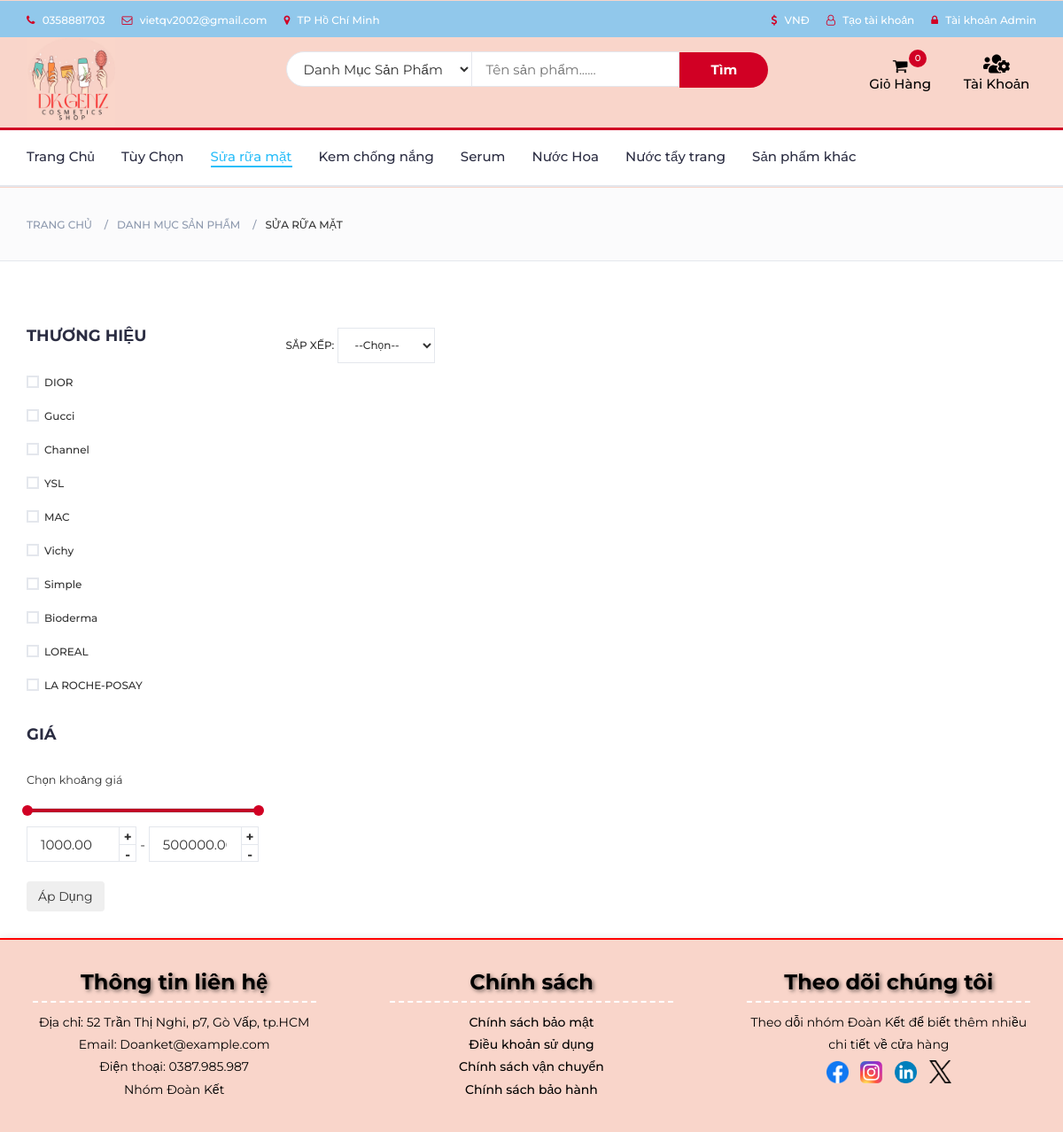
Page /?act=category&id=1 on the committed database.
### tables this page shows
CREATE TABLE `theloai` (
  `id` int(10) UNSIGNED NOT NULL,
  `ten_tl` varchar(191) NOT NULL,
  `tong_sp` int(11) NOT NULL,
  `ngay_tao` timestamp NOT NULL DEFAULT current_timestamp(),
  `ngay_sua` timestamp NULL DEFAULT current_timestamp()
);

### db/dbhelper.php (called while the page is built, shortened)
<?php
function executeResult($sql){
    $con=mysqli_connect(HOST,USERNAME,PASSWORD,DATABASE);
    $result=mysqli_query($con,$sql);
    $data =[];
    if($result != null){
        while($row =mysqli_fetch_array($result, 1)){
            $data[]=$row;
        }
    }
     return $data;
}
function executeSingleResult($sql){
    $con=mysqli_connect(HOST,USERNAME,PASSWORD,DATABASE);
    $result=mysqli_query($con,$sql);
    $row=null;
    if($result != null){
        $row =mysqli_fetch_array($result, 1);
    }
     return $row;
}

### index.php (the view, shortened to what this page needs)
<?php
    require_once('db/dbhelper.php');
    $act='';
    $id=0;
    if(isset($_GET['act'])){
        $act=$_GET['act'];
    }
    if(isset($_GET['id'])){
        $id=$_GET['id'];
    }
    if ($act == 'category' || $id > 0) {
        $sql = 'SELECT ten_tl FROM theloai WHERE id=' . $id;
        $cate = executeSingleResult($sql);
        if ($cate && isset($cate['ten_tl'])) {
            $title = $cate['ten_tl'];
        } else {
            $title = 'Không tìm thấy danh mục';
        }
    }
?>
<!DOCTYPE html>
<html lang="en">
<head>
    <link type="text/css" rel="stylesheet" href="css/bootstrap.min.css"/>
    <link type="text/css" rel="stylesheet" href="css/slick.css"/>
    <link type="text/css" rel="stylesheet" href="css/slick-theme.css"/>
    <link type="text/css" rel="stylesheet" href="css/nouislider.min.css"/>
    <link rel="stylesheet" href="css/font-awesome.min.css">
    <link type="text/css" rel="stylesheet" href="css/style.css"/>
</head>
<body>
        <div id="wapper">
                <div id="header">
                    <?php require_once('frontend/header.php'); ?>
                </div>
                <div id="content">
                <?php require_once('frontend/content.php'); ?>
                </div>
                <div id="footer">
                <?php require_once('frontend/footer.php'); ?>
                </div>
        </div>
</body>
</html>

### frontend/header.php (shortened to what this page needs)
<div id="top-header">
		<header>
				<div class="container">
					<ul class="header-links pull-left">
						<li><a href="#"><i class="fa fa-phone"></i> 0358881703</a></li>
						<li><a href="#"><i class="fa fa-envelope-o"></i> vietqv2002@gmail.com</a></li>
						<li><a href="#"><i class="fa fa-map-marker"></i> TP Hồ Chí Minh</a></li>
					</ul>
					<ul class="header-links pull-right">
						<li><a href="#"><i class="fa fa-dollar"></i> VNĐ</a></li>
						<?php
							if(isset($_SESSION['ten_dangnhap'])){
								 $ten_dangnhap=$_SESSION['ten_dangnhap'];
								 echo '<li><a href="?act=my_account"><i class="fa fa-user-o"></i> Xin chào, '.$ten_dangnhap.'!</a></li>';
							}
								else echo '<li><a href="index.php?act=register"><i class="fa fa-user-o"></i> Tạo tài khoản</a></li>';
						?>
						<li><a href="admin/index.php"><i class="fa fa-lock" aria-hidden="true"></i> Tài khoản Admin</a></li>
					</ul>
				</div>
			</div>
			<div id="header">
				<div class="container">
					<div class="row">
						<div class="col-md-3">
							<div class="header-logo">
								<a href="index.php" class="logo">
									<img src="./img/LOGO.jpg" alt="" width=100px>
								</a>
							</div>
						</div>
						<div class="col-md-6" >
							<div class="header-search">
								<form method="get" >
									<select class="input-select" onchange="location = this.value;" style="border-radius:50px 0 0px 50px">
										<option value="0">Danh Mục Sản Phẩm</option>
										<?php
										$sql='select id, ten_tl from theloai';
										$list=executeResult($sql);
										?>
									</select>
									<input class="input" name="search" placeholder="Tên sản phẩm......" required>
									<button class="search-btn" style="border-radius:0px 50px 50px 0px;">Tìm</button>
								</form>
							</div>
						</div>
						<div class="col-md-3 clearfix">
							<div class="header-ctn">
								<?php
									$qty=0;
								?>
								<div class="">
									<a href="?act=cart">
										<i class="fa fa-shopping-cart" style="color: black;"></i>
										<span style=" font-size: 15px; color: black;">Giỏ Hàng</span>
										<div class="qty" id="qtyPro"><?=$qty?></div>
									</a>
								</div>
								<div class="dropdown">
									<a class="dropdown-toggle" data-toggle="dropdown" aria-expanded="true">
										<i style="color: black;"><img src="img/users-cog-solid.svg" alt="XYZ" style=" width:30px;" /></i>
										<span style=" font-size: 15px; color: black;">Tài Khoản</span>
									</a>
								</div>
							</div>
						</div>
					</div>
				</div>
			</div>
		<nav id="navigation">
			<div class="container">
				<div id="responsive-nav">
					<ul class="main-nav nav navbar-nav">
						<?php
							if($act=='' && !(isset($_GET['id']))) {
								echo '<li class="active"><a href="index.php">Trang Chủ</a></li>';
							}else echo '<li><a href="index.php">Trang Chủ</a></li>';
							if($act=='hot'){
								echo '<li class="active"><a href="index.php?act=category">Tùy Chọn</a></li>';
							}else echo '<li><a href="?act=category">Tùy Chọn</a></li>';
						?>
						<?php
							if(isset($_GET['id'])) $id=$_GET['id'];
							$sql='select id, ten_tl from theloai';
							$list=executeResult($sql);
										foreach($list as $item){
											if($item['id']==$id){
												echo '<li class="active"><a href="?act=category&id='.$item['id'].'">'.$item['ten_tl'].'</a></li>';
											}else echo '<li><a href="?act=category&id='.$item['id'].'">'.$item['ten_tl'].'</a></li>';
										}
						?>
					</ul>
				</div>
			</div>
		</nav>

### frontend/category.php (shortened to what this page needs)
<div id="breadcrumb" class="section">
			<div class="container">
				<div class="row">
					<div class="col-md-12">
						<ul class="breadcrumb-tree">
							<li><a href="index.php">Trang Chủ</a></li>
							<li><a href="?act=category">Danh Mục Sản Phẩm</a></li>
							<li class="active"><?php echo ($id==0) ? '' : $title;?></li>
						</ul>
					</div>
				</div>
			</div>
		</div>
		<div class="section">
			<div class="container">
				<div class="row">
					<div id="aside" class="col-md-3">
						<div class="aside">
							<h3 class="aside-title">Thương Hiệu</h3>
							<div class="checkbox-filter" id="chkBrand">
                                    <?php
										$list=['DIOR','Gucci','Channel','YSL','MAC','Vichy', 'Simple', 'Bioderma', 'LOREAL', 'LA ROCHE-POSAY'];
										foreach($list as $key => $value){
											echo '<div class="input-checkbox">
                                            <input class="checkBrand" type="checkbox" id="'.$key.'" value="'.$value.'">
                                            <label for="'.$key.'">
                                                <span></span>
                                                '.$value.'
                                            </label>
                                        </div>';
										}
									?>
							</div>
						</div>
						<div class="aside">
							<h3 class="aside-title">Giá</h3>
							<small>Chọn khoảng giá</small><br><br>
							<div class="price-filter">
								<div id="price-slider"></div>
								<div class="input-number price-min">
									<input id="price-min" type="number">
									<span class="qty-up">+</span>
									<span class="qty-down">-</span>
								</div>
								<span>-</span>
								<div class="input-number price-max">
									<input id="price-max" type="number">
									<span class="qty-up">+</span>
									<span class="qty-down">-</span>
								</div>
								<br/><br>
								<button class="btn" id="btn_gia">Áp Dụng</button>
							</div>
						</div>
					</div>
					<div id="store" class="col-md-9">
						<div class="store-filter clearfix">
							<div class="store-sort">
								<label>
									Sắp Xếp:
									<select class="input-select" id="sap_xep">
										<option value="-1">--Chọn--</option>
									</select>
								</label></div>
						</div>
					</div>
				</div>
			</div>
		</div>

### frontend/header.php (style rules this page uses)
#header { background-color: #F9D5CA; }
#top-header { background-color:#91C8EB; }
.container { font-size: 15px; }

### frontend/footer.php (style rules this page uses)
#footer { background-color: #F9D5CA; color: #000000; padding: 20px 0; margin-top: auto; width: 100%; transition: background-color 0.3s ease; box-shadow: 0px 0px 10px rgba(0, 0, 0, 0.1); position: relative; z-index: 1; border-top: 2px solid red; }

### rows in the picture
theloai: ten_tl "Sửa rữa mặt", ten_tl "SỬA RỮA MẶT"
theloai: ten_tl "Kem chống nắng"
theloai: ten_tl "Serum"
theloai: ten_tl "Nước Hoa"
theloai: ten_tl "Nước tẩy trang"
theloai: ten_tl "Sản phẩm khác"

### other values in the picture
$qty "0"
$value "DIOR"
$value "Gucci"
$value "Channel"
$value "YSL"
$value "MAC"
$value "Vichy"
$value "Simple"
$value "Bioderma"
$value "LOREAL"
$value "LA ROCHE-POSAY"
